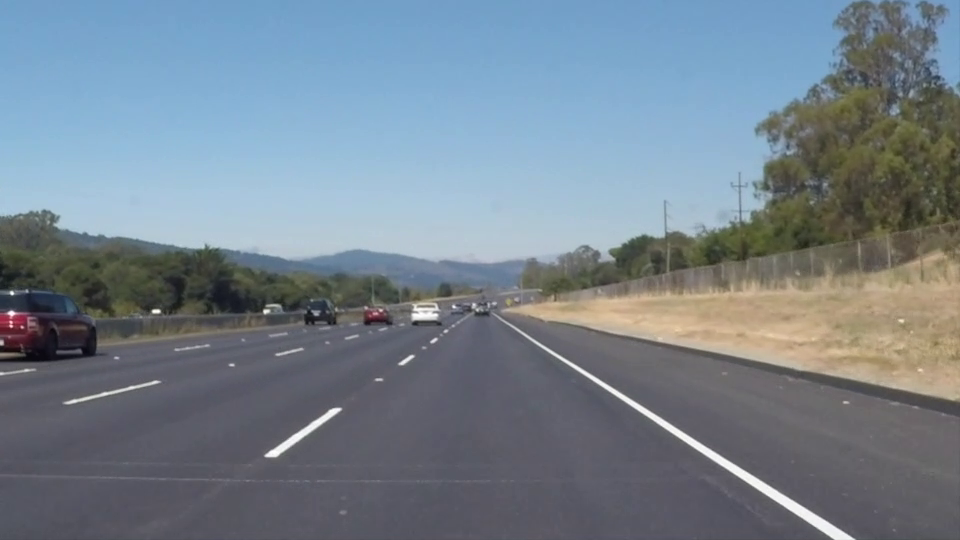
#> input picture frame 22 of Goruntu Isleme/Examples/videolar/serit1.mp4, 960 x 540 px, given in place of serit2.mp4, which was not available
$ python ornek26.py   (Python 2 division)   (older library calls are emulated)
#> lines starting #> are read from the running program, lines starting #| are printed output that depends on the picture; after the words box and inside, x2 and y2 are one past the last pixel; in counts of white or black regions, pixels touching at a corner belong together; pictures that were not available may be replaced by others from this repository, and a replacement may not be noted
#-*-coding: utf-8-*-
###Şerit Takibi4###

import cv2
import numpy as np

def unwarp(img, src, dst):
    h,w = img.shape[:2]

    M = cv2.getPerspectiveTransform(src, dst)
    Minv = cv2.getPerspectiveTransform(dst, src)

    warped = cv2.warpPerspective(img, M, (w,h), flags=cv2.INTER_LINEAR)
    return warped, M, Minv

def bilateral_adaptive_threshold(img, ksize=30, C=11, mode='floor'):
    mask = np.zeros_like(img)

    kernel_l = np.array([[1] * (ksize) + [-ksize]], dtype=np.int16)
    kernel_r = np.array([[-ksize] + [1] * (ksize)], dtype=np.int16)
    kernel_u = np.array([[1]] * (ksize) + [[-ksize]], dtype=np.int16)
    kernel_d = np.array([[-ksize]] + [[1]] * (ksize), dtype=np.int16)

    if mode == 'floor':
        delta = C * ksize
    elif mode == 'ceil':
        delta = -C * ksize

    left_thresh = cv2.filter2D(img, cv2.CV_16S, kernel_l, anchor=(ksize,0), delta=delta, borderType=cv2.BORDER_CONSTANT)
    right_thresh = cv2.filter2D(img, cv2.CV_16S, kernel_r, anchor=(0,0), delta=delta, borderType=cv2.BORDER_CONSTANT)
    up_thresh = cv2.filter2D(img, cv2.CV_16S, kernel_u, anchor=(0,ksize), delta=delta, borderType=cv2.BORDER_CONSTANT)
    down_thresh = cv2.filter2D(img, cv2.CV_16S, kernel_d, anchor=(0,0), delta=delta, borderType=cv2.BORDER_CONSTANT)

    if mode == 'floor':
        mask[((0 > left_thresh) & (0 > right_thresh)) | ((0 > up_thresh) & (0 > down_thresh))] = 255
    elif mode == 'ceil':
        mask[((0 < left_thresh) & (0 < right_thresh)) | ((0 < up_thresh) & (0 < down_thresh))] = 255

    return mask

def filter_lane_points(img,filter_type='neighborhood',ksize_r=25,C_r=8,ksize_b=35,C_b=5,
                       mask_noise=False,ksize_noise=65,C_noise=10,noise_thresh=135):

        strel_lab_b = cv2.getStructuringElement(shape=cv2.MORPH_ELLIPSE, ksize=(55,55))
        strel_rgb_r = cv2.getStructuringElement(shape=cv2.MORPH_ELLIPSE, ksize=(29,29))
        strel_open = cv2.getStructuringElement(shape=cv2.MORPH_ELLIPSE, ksize=(5,5))
        # Extract RGB R-channel and LAB B-channel
        rgb_r_channel = img[:,:,0]
        lab_b_channel = (cv2.cvtColor(img, cv2.COLOR_RGB2LAB))[:,:,2]
        # Apply tophat morphology
        rgb_r_tophat = cv2.morphologyEx(rgb_r_channel, cv2.MORPH_TOPHAT, strel_rgb_r, iterations=1)
        lab_b_tophat = cv2.morphologyEx(lab_b_channel, cv2.MORPH_TOPHAT, strel_lab_b, iterations=1)
        if filter_type == 'bilateral':
            rgb_r_thresh = bilateral_adaptive_threshold(rgb_r_tophat, ksize=ksize_r, C=C_r)
            lab_b_thresh = bilateral_adaptive_threshold(lab_b_tophat, ksize=ksize_b, C=C_b)
        elif filter_type == 'neighborhood':
            rgb_r_thresh = cv2.adaptiveThreshold(rgb_r_channel, 255, adaptiveMethod=cv2.ADAPTIVE_THRESH_MEAN_C, thresholdType=cv2.THRESH_BINARY, blockSize=ksize_r, C=-C_r)
            lab_b_thresh = cv2.adaptiveThreshold(lab_b_channel, 255, adaptiveMethod=cv2.ADAPTIVE_THRESH_MEAN_C, thresholdType=cv2.THRESH_BINARY, blockSize=ksize_b, C=-C_b)
        else:
            raise ValueError("Unexpected filter mode. Expected modes are 'bilateral' or 'neighborhood'.")
        if mask_noise:
            noise_mask_part1 = cv2.inRange(lab_b_channel, noise_thresh, 255)
            noise_mask_part2 = bilateral_adaptive_threshold(lab_b_channel, ksize=ksize_noise, C=C_noise)
            noise_bool = np.logical_or(np.logical_not(noise_mask_part1), noise_mask_part2)
            noise_mask = np.zeros_like(rgb_r_channel, dtype=np.uint8)
            noise_mask[noise_bool] = 255

            merged_bool = np.logical_and(np.logical_or(rgb_r_thresh, lab_b_thresh), noise_mask)
            merged = np.zeros_like(rgb_r_channel, dtype=np.uint8)
            merged[merged_bool] = 255
        else:
            merged_bool = np.logical_or(rgb_r_thresh, lab_b_thresh)
            merged = np.zeros_like(rgb_r_channel, dtype=np.uint8)
            merged[merged_bool] = 255

        opened = cv2.morphologyEx(merged, cv2.MORPH_OPEN, strel_open, iterations=1)

        return opened

cam=cv2.VideoCapture('videolar/serit2.mp4')
while(1):
	ret,frame=cam.read()
#> frame is the input picture: shape (540, 960, 3); mean B, G, R 141.9, 130.7, 117.7
	if ret:
		h,w=frame.shape[:2]
#> h = 540; w = 960

		#src noktaları ornek29.py kullanılarak tespit edilebilir.
		src = np.float32([(575,464),
		          (707,464),
		          (258,682),
		          (1049,682)])
		dst = np.float32([(450,h),
		          (w-450,h),
		          (450,0),
		          (w-450,0)])

		#Img_warp, M, Minv = unwarp(frame, src, dst)

		#binary = bilateral_adaptive_threshold(frame)
		binary = filter_lane_points(frame)
#> in filter_lane_points, `rgb_r_channel = img[:,:,0]`:
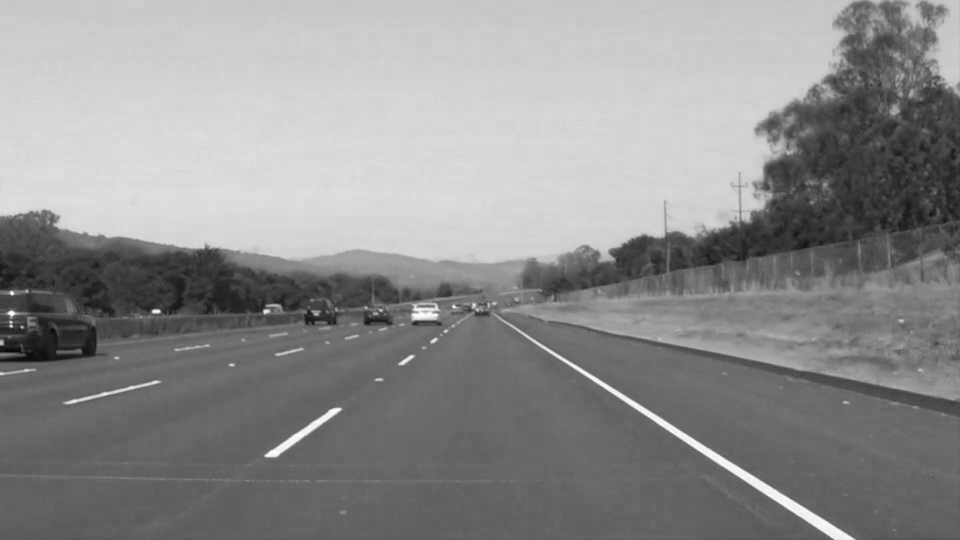
#> rgb_r_channel: shape (540, 960); min 4, max 255, mean 141.9
#> in filter_lane_points, `lab_b_channel = (cv2.cvtColor(img, cv2.COLOR_RGB2LAB))[:,:,2]`:
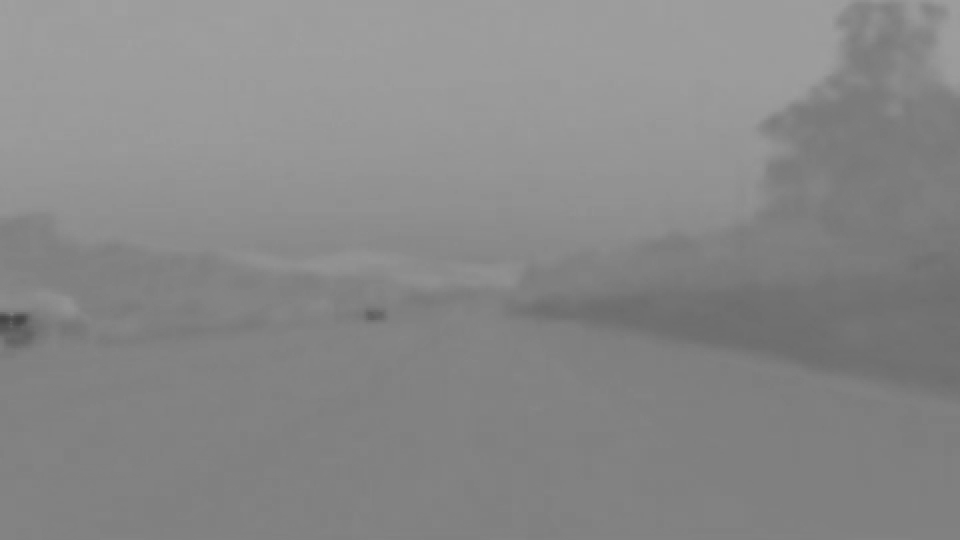
#> lab_b_channel: shape (540, 960); min 69, max 160, mean 136.3
#> in filter_lane_points, `rgb_r_tophat = cv2.morphologyEx(rgb_r_channel, cv2.MORPH_TOPHAT, strel..`:
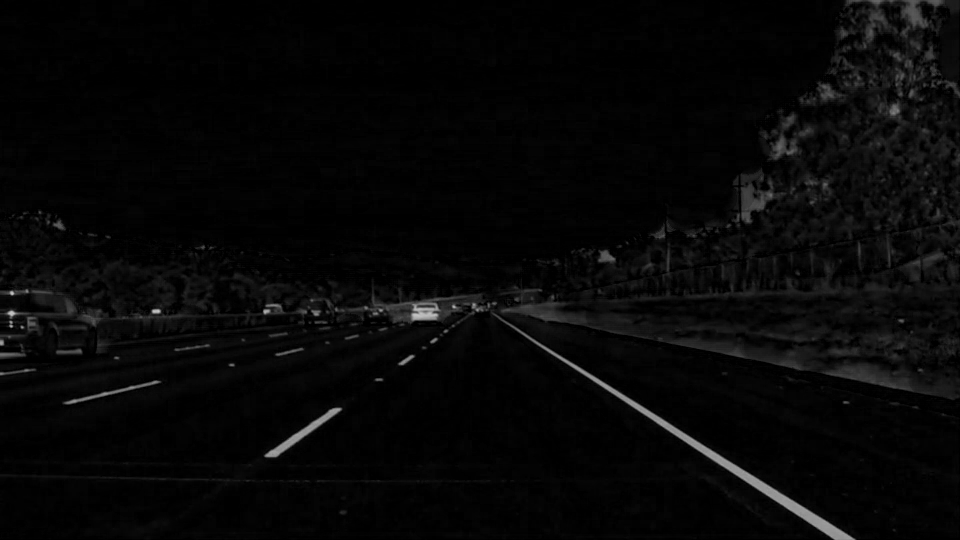
#> rgb_r_tophat: shape (540, 960); min 0, max 200, mean 7.1
#> in filter_lane_points, `lab_b_tophat = cv2.morphologyEx(lab_b_channel, cv2.MORPH_TOPHAT, strel..`:
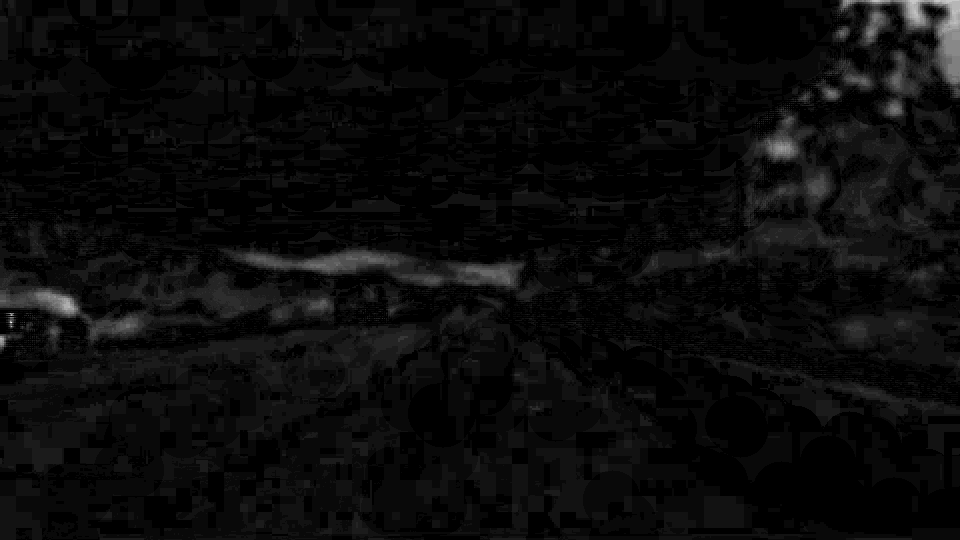
#> lab_b_tophat: shape (540, 960); min 0, max 28, mean 1.2; drawn with min black and max white
#> in filter_lane_points, `rgb_r_thresh = cv2.adaptiveThreshold(rgb_r_channel, 255, adaptiveMetho..`:
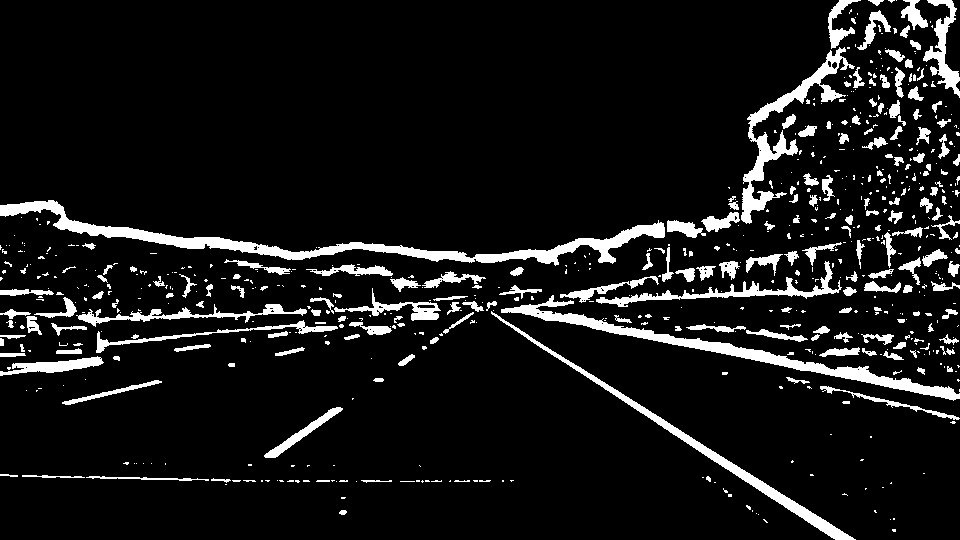
#> rgb_r_thresh: shape (540, 960); 8.8% white; 655 white regions (448 under 20 px), largest, box (x1, y1, x2, y2) and area: (0, 200, 665, 266) 6631, (501, 295, 960, 401) 4548, (741, 47, 855, 224) 3210
#> in filter_lane_points, `lab_b_thresh = cv2.adaptiveThreshold(lab_b_channel, 255, adaptiveMetho..`:
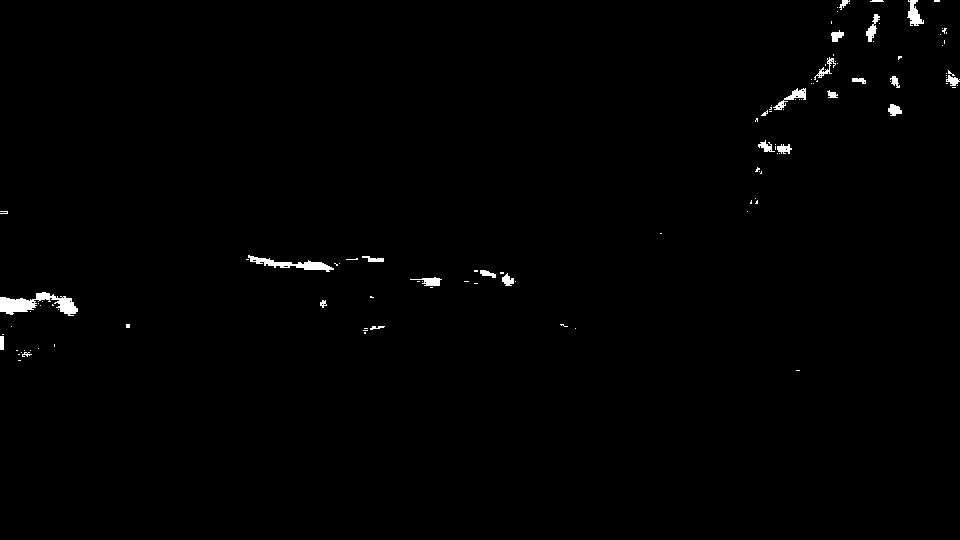
#> lab_b_thresh: shape (540, 960); 0.72% white; 112 white regions (87 under 20 px), largest, box (x1, y1, x2, y2) and area: (0, 292, 78, 316) 878, (248, 255, 334, 272) 495, (907, 0, 924, 26) 235
#> in filter_lane_points, `merged_bool = np.logical_or(rgb_r_thresh, lab_b_thresh)`: merged_bool: shape (540, 960) bool; 9.1% white; 670 white regions (467 under 20 px), largest, box (x1, y1, x2, y2) and area: (0, 200, 665, 266) 6631, (501, 295, 960, 401) 4552, (741, 47, 855, 224) 3295
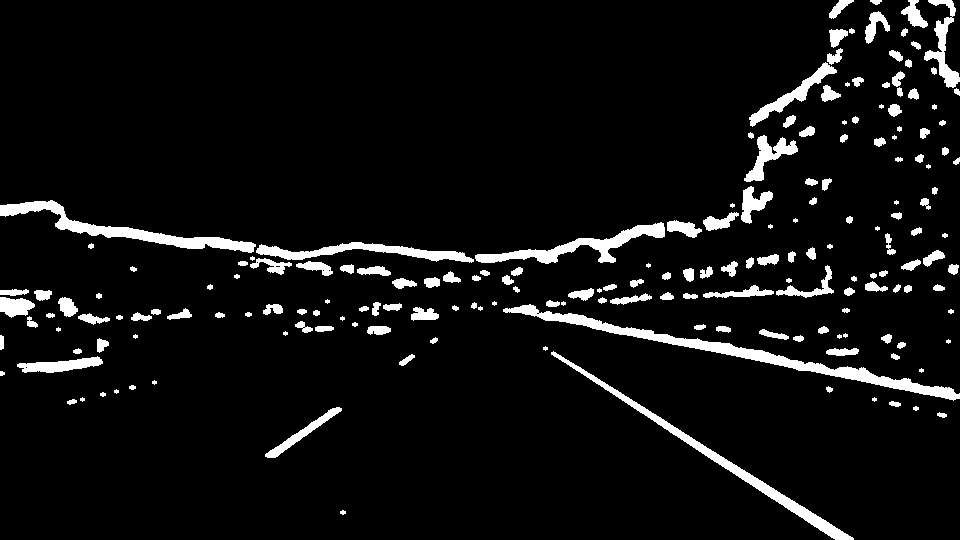
#> binary: shape (540, 960); 6.4% white; 187 white regions (30 under 20 px), largest, box (x1, y1, x2, y2) and area: (503, 304, 960, 401) 4287, (0, 200, 256, 253) 2723, (551, 351, 854, 540) 2703

        cv2.imshow("Filtre",binary)
	if cv2.waitKey(10) & 0xFF ==27:
#> (key Esc is pressed here)
		break
cam.release()
cv2.destroyAllWindows()

$ run again, starting later in the video
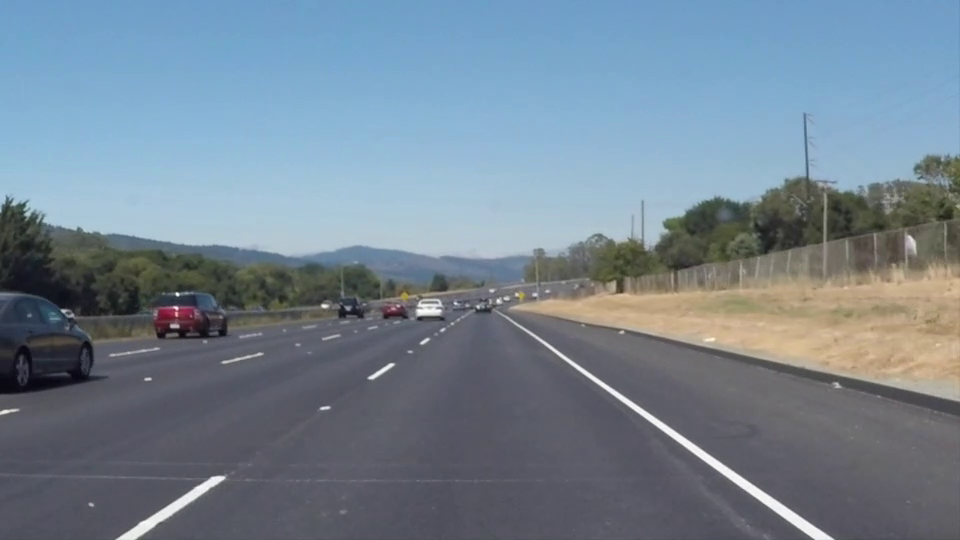
#> input picture frame 99 of Goruntu Isleme/Examples/videolar/serit1.mp4, 960 x 540 px, given in place of serit2.mp4, which was not available
#> frame is the input picture: shape (540, 960, 3); mean B, G, R 146, 132.3, 116.7
#> in filter_lane_points, `rgb_r_thresh = cv2.adaptiveThreshold(rgb_r_channel, 255, adaptiveMetho..`:
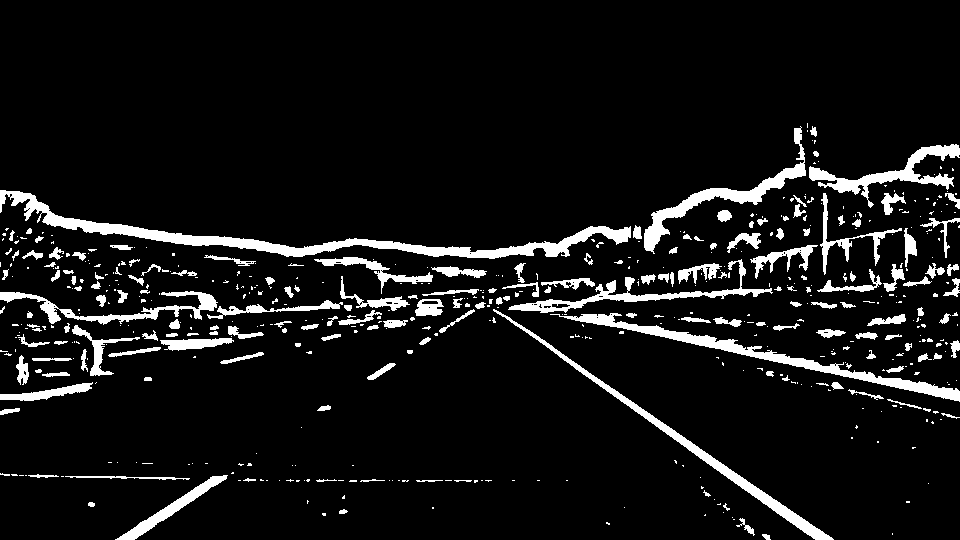
#> rgb_r_thresh: shape (540, 960); 8% white; 546 white regions (372 under 20 px), largest, box (x1, y1, x2, y2) and area: (0, 190, 631, 259) 6215, (550, 313, 960, 402) 3532, (493, 309, 834, 540) 2814
#> lab_b_thresh: shape (540, 960); 0.59% white; 89 white regions (73 under 20 px), largest, box (x1, y1, x2, y2) and area: (146, 292, 216, 310) 807, (278, 250, 394, 266) 459, (42, 306, 62, 324) 232
#> merged_bool: shape (540, 960) bool; 8.4% white; 564 white regions (392 under 20 px), largest, box (x1, y1, x2, y2) and area: (0, 190, 631, 259) 6215, (550, 313, 960, 402) 3584, (0, 291, 343, 326) 3056
#> `binary = filter_lane_points(frame)`:
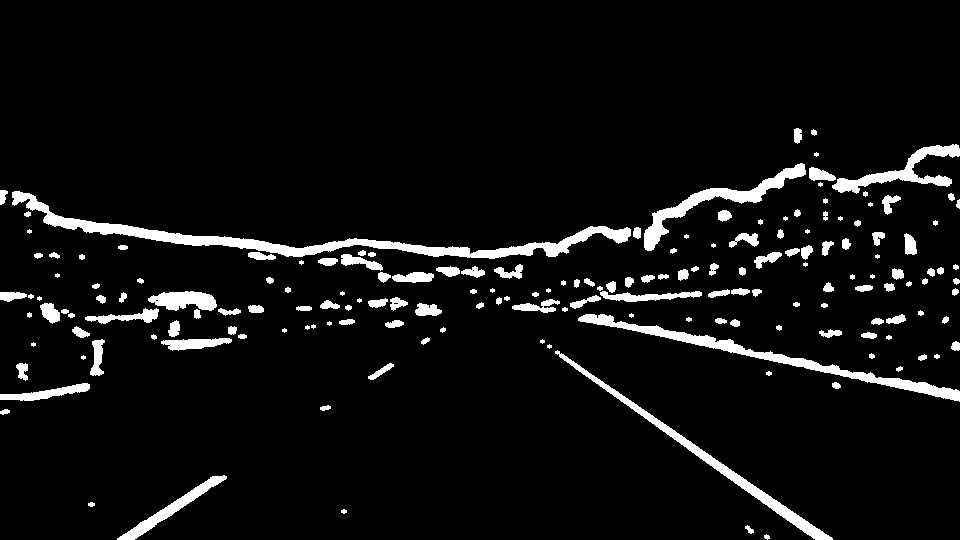
#> binary: shape (540, 960); 6.1% white; 174 white regions (28 under 20 px), largest, box (x1, y1, x2, y2) and area: (12, 191, 631, 259) 5910, (578, 314, 960, 402) 3331, (555, 350, 833, 540) 2555

$ run again, starting later in the video
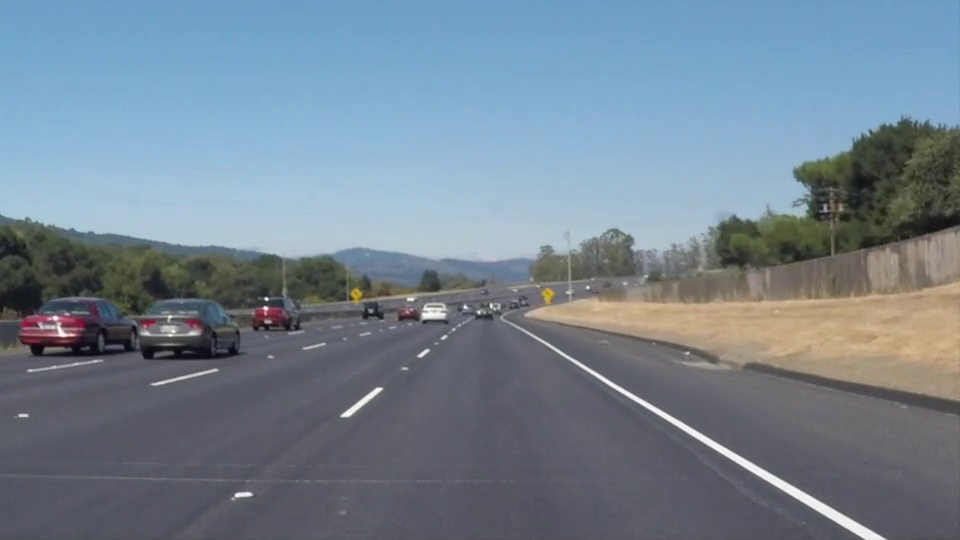
#> input picture frame 176 of Goruntu Isleme/Examples/videolar/serit1.mp4, 960 x 540 px, given in place of serit2.mp4, which was not available
#> frame is the input picture: shape (540, 960, 3); mean B, G, R 145.2, 131.6, 116.5
#> in filter_lane_points, `rgb_r_thresh = cv2.adaptiveThreshold(rgb_r_channel, 255, adaptiveMetho..`:
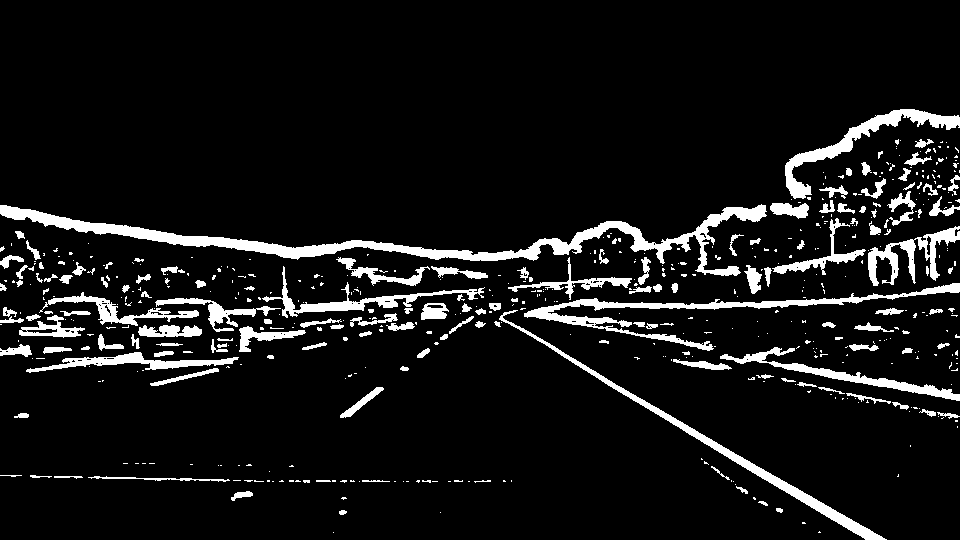
#> rgb_r_thresh: shape (540, 960); 8.2% white; 542 white regions (390 under 20 px), largest, box (x1, y1, x2, y2) and area: (0, 204, 767, 276) 8288, (524, 283, 960, 351) 3525, (499, 310, 887, 540) 2974
#> lab_b_thresh: shape (540, 960); 0.92% white; 98 white regions (76 under 20 px), largest, box (x1, y1, x2, y2) and area: (140, 300, 230, 324) 913, (22, 300, 90, 316) 674, (253, 294, 298, 312) 406
#> merged_bool: shape (540, 960) bool; 8.8% white; 550 white regions (408 under 20 px), largest, box (x1, y1, x2, y2) and area: (0, 204, 767, 276) 8293, (22, 266, 485, 332) 5319, (508, 257, 960, 351) 4396
#> `binary = filter_lane_points(frame)`:
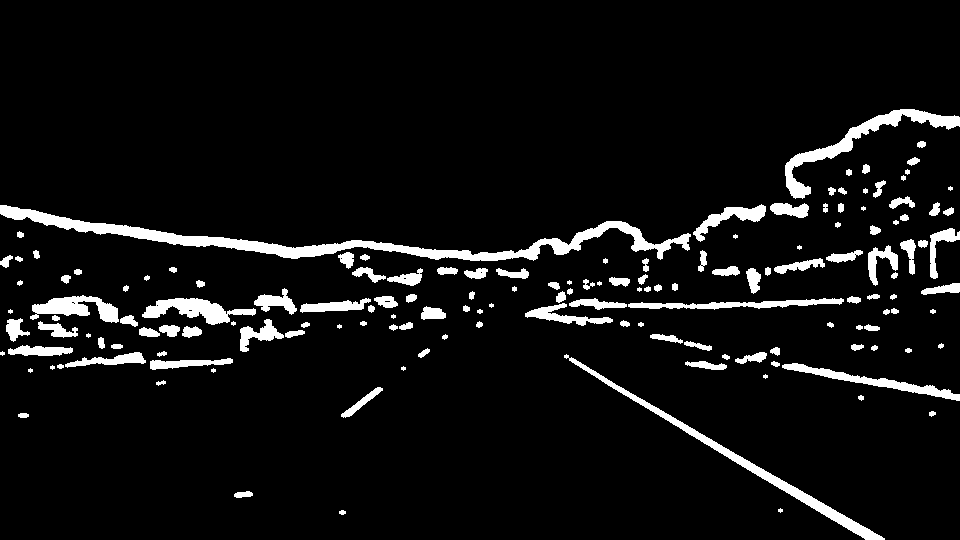
#> binary: shape (540, 960); 6.6% white; 153 white regions (20 under 20 px), largest, box (x1, y1, x2, y2) and area: (0, 205, 691, 261) 6820, (564, 354, 885, 540) 2676, (785, 109, 960, 199) 2446
